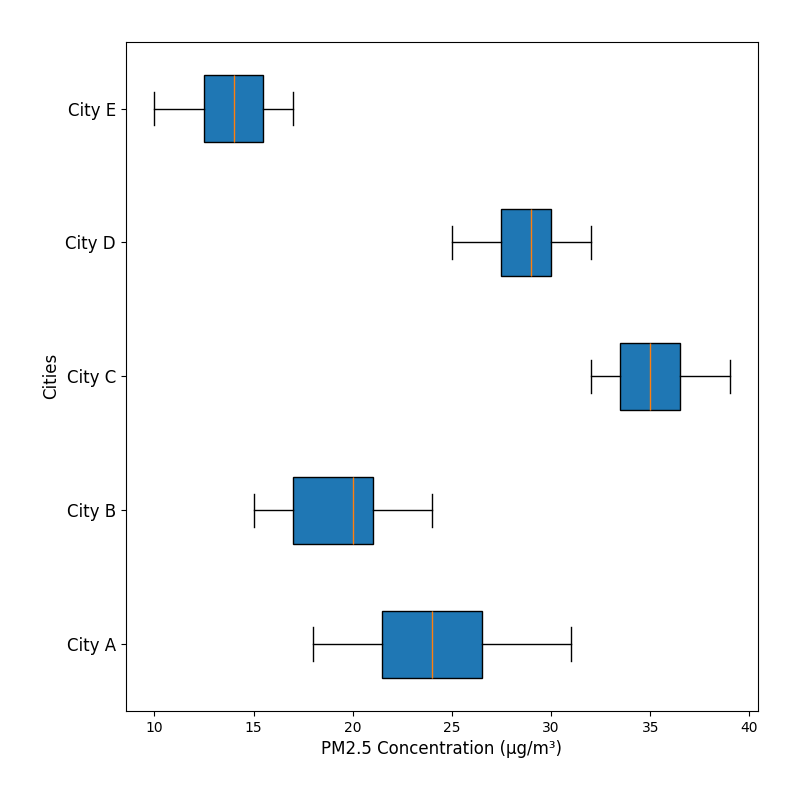

Recreate this plot in Python.
import matplotlib.pyplot as plt

pollutants_data = {
    "City A": [22, 24, 21, 23, 25, 26, 29, 31, 30, 20, 22, 19, 18, 24, 27],
    "City B": [17, 18, 16, 20, 19, 15, 17, 16, 21, 22, 20, 21, 20, 22, 24],
    "City C": [34, 35, 33, 32, 34, 36, 39, 37, 38, 36, 35, 38, 32, 34, 33],
    "City D": [27, 28, 29, 30, 32, 31, 28, 29, 30, 27, 26, 25, 28, 29, 31],
    "City E": [14, 15, 13, 12, 16, 17, 13, 14, 12, 11, 10, 14, 15, 16, 17]
}

data = [pollutants_data[city] for city in pollutants_data]
cities = list(pollutants_data.keys())

fig, ax = plt.subplots(figsize=(8, 8))

# Convert the plot to a horizontal box plot
ax.boxplot(data, vert=False, patch_artist=True)

ax.set_yticklabels(cities, fontsize=12)
ax.set_xlabel('PM2.5 Concentration (µg/m³)', fontsize=12)
ax.set_ylabel('Cities', fontsize=12)

plt.tight_layout(pad=3.0)
plt.show()
